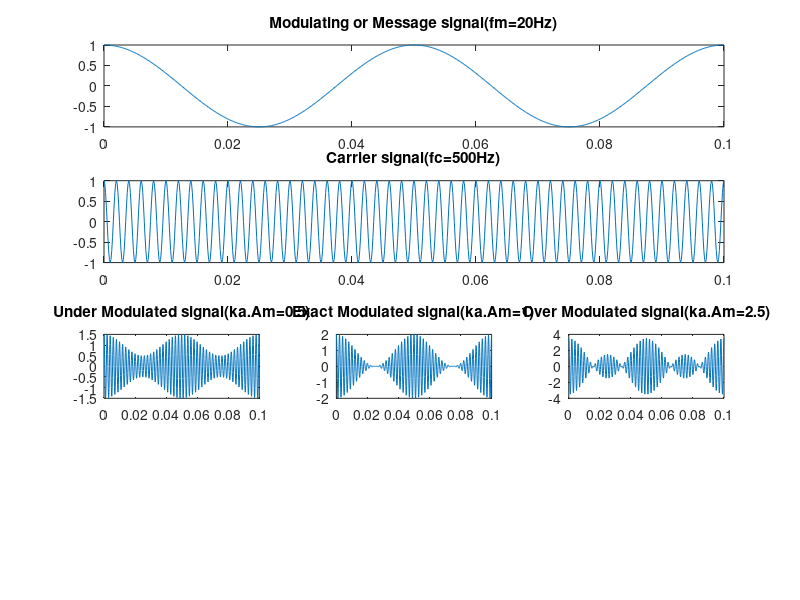

Here is the MATLAB script that generated this plot:
clc
clear all
close all
fs=8000;
fm=20;
fc=500;
Am=1;
Ac=1;
t=[0:0.1*fs]/fs;
m=Am*cos(2*pi*fm*t);
c=Ac*cos(2*pi*fc*t);
ka=0.5;
u=ka*Am;
s1=Ac*(1+u*cos(2*pi*fm*t)).*cos(2*pi*fc*t);
subplot(4,3,1:3);
plot(t,m);
title('Modulating or Message signal(fm=20Hz)');
subplot(4,3,4:6);
plot(t,c);
title('Carrier signal(fc=500Hz)');
subplot(4,3,7);
plot(t,s1);
title('Under Modulated signal(ka.Am=0.5)');
Am=2;
ka=0.5;
u=ka*Am;
s2=Ac*(1+u*cos(2*pi*fm*t)).*cos(2*pi*fc*t);
subplot(4,3,8);
plot(t,s2);
title('Exact Modulated signal(ka.Am=1)');
Am=5;
ka=0.5;
u=ka*Am;
s3=Ac*(1+u*cos(2*pi*fm*t)).*cos(2*pi*fc*t);
subplot(4,3,9);
plot(t,s3);
title('Over Modulated signal(ka.Am=2.5)');